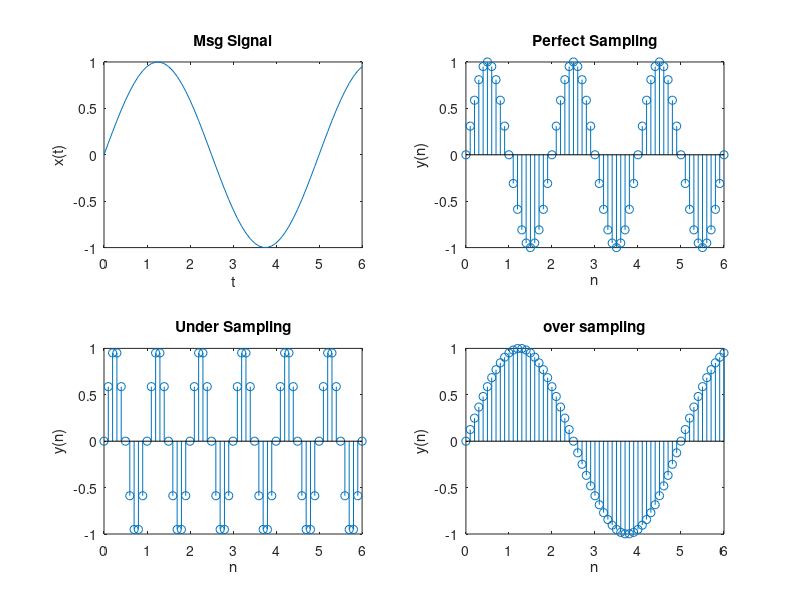
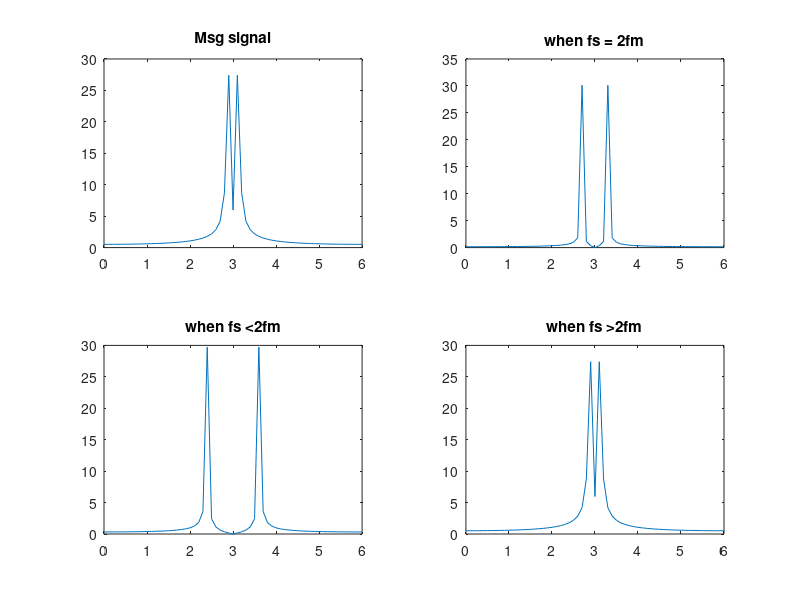

These figures' MATLAB source, in order:
clc;
close all;
clear all;
t=0:0.1:6;
T = input('Enter the time period:');
fm=1/T;
x=sin(2*pi*fm*t);
figure(1)
subplot(2,2,1)
plot(t,x)
title("Msg Signal")
xlabel('t');
ylabel('x(t)')
n=0:0.1:6;
fs1=2*fm;
y1=sin(2*pi*fm*n/fs1); 
subplot(2,2,2)
stem(n,y1)
title("Perfect Sampling")
xlabel('n')
ylabel('y(n)')
fs2=1*fm;
y2=sin(2*pi*fm*n/fs2);
subplot(2,2,3);
stem(n,y2);
title("Under Sampling")
xlabel('n')
ylabel('y(n)')
fs3=5*fm;
y3=sin(2*pi*fm*n/fs3);
subplot(2,2,4)
stem(n,y3)
title("over sampling")
xlabel('n')
ylabel('y(n)')
t=0:0.1:6;
a= fftshift(fft(x));
b= fftshift(fft(y1));
c= fftshift(fft(y2));
d= fftshift(fft(y3));
figure(2)
subplot(2,2,1)
plot(t,abs(a))
title("Msg signal")
subplot(2,2,2)
plot(n,abs(b))
title("when fs = 2fm")
subplot(2,2,3)
plot(n,abs(c))
title("when fs <2fm")
subplot(2,2,4)
plot(n,abs(d))
title("when fs >2fm")